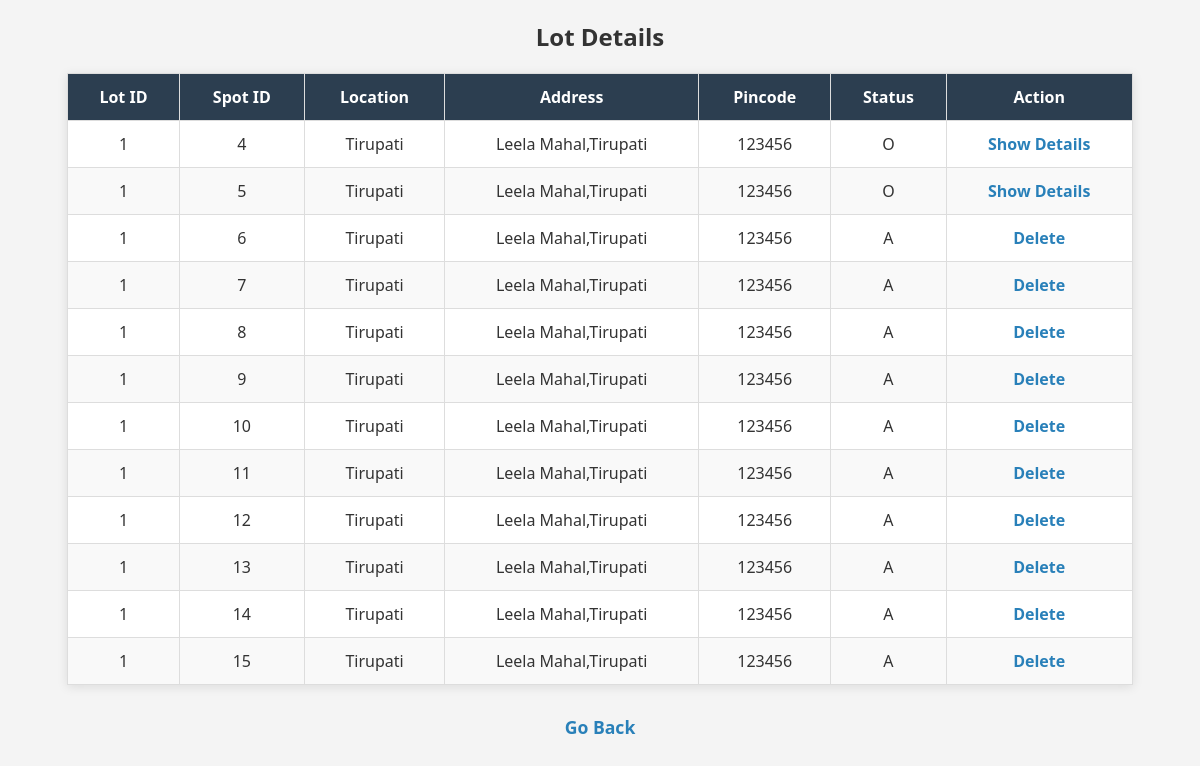
Page /expand/1 (signed in) on the earlier database version.
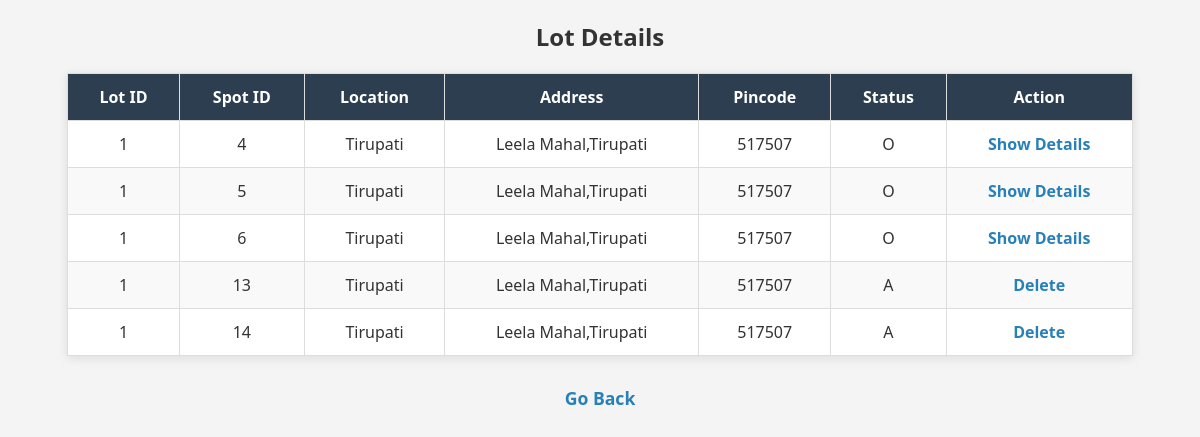
Same page on the later database version.
### model/models.py (models this page shows)
class Parkinglot(db.Model):
    __tablename__ = 'parkinglot'
    lot_id = db.Column(db.Integer,autoincrement=True,primary_key=True)
    location = db.Column(db.String(45),nullable=False)
    price = db.Column(db.Integer,nullable=False)
    address = db.Column(db.String(50),nullable=False)
    pincode = db.Column(db.Integer,nullable=False)
    max_spots = db.Column(db.Integer,nullable=False)

class Parkingspot(db.Model):
    __tablename__='parkingspot'
    spot_id = db.Column(db.Integer,autoincrement=True,primary_key=True)
    status = db.Column(db.String,nullable=False)
    lot_id = db.Column(db.Integer,db.ForeignKey('parkinglot.lot_id'),nullable=False)

### controllers/admin_func.py (the view)
@app.route('/expand/<int:lot_id>',methods=['GET'])
def expansion(lot_id):
    if(request.method=='GET'):
        if('admin_name' in session and 'a_email' in session and 'a_pass' in session):
            lot = db.session.query(Parkinglot).filter(Parkinglot.lot_id==lot_id).first()
            spots_lot = db.session.query(Parkingspot).filter(Parkingspot.lot_id==lot_id).all()
            return render_template('lotspot_details.html',lot= lot ,spots = spots_lot)
        else:
            return redirect(url_for('admin_homepage'))

### templates/lotspot_details.html (shortened to what this page needs)
{% extends 'base.html' %}
{% block content %}
<center><h2>Lot Details </h2></center>
<table>
    <thead>
        <tr>
            <th>Lot ID</th>
            <th>Spot ID</th>
            <th>Location</th>
            <th>Address</th>
            <th>Pincode</th>
            <th>Status</th>
            <th>Action</th>
        </tr>
    </thead>
    <tbody>
        {% for i in spots %}
        <tr>
            <td>{{ lot.lot_id }}</td>
            <td>{{ i.spot_id }}</td>
            <td>{{ lot.location }}</td>
            <td>{{ lot.address }}</td>
            <td>{{ lot.pincode }}</td>
            <td>{{ i.status }}</td>
            {% if i.status == 'A' %}
                <td><a href="{{ url_for('delete_spot', spot_id=i.spot_id, lot_id=lot.lot_id) }}">Delete</a></td>
            {% elif i.status == 'O' %}
                <td><a href="{{ url_for('show', spot_id=i.spot_id, lot_id=lot.lot_id) }}">Show Details</a></td>
            {% else %}
                <td>N/A</td>
            {% endif %}
        </tr>
        {% endfor %}
    </tbody>
</table>
<a href="{{ url_for('display') }}" class="back-link">Go Back</a>
{% endblock %}

### templates/base.html (shortened to what this page needs)
<!doctype html>
    <head>
    </head>
    <body>
        {% block content %}{% endblock %}
    </body>
</html>

### templates/lotspot_details.html (style rules this page uses)
body { font-family: 'Segoe UI', Tahoma, Geneva, Verdana, sans-serif; background-color: #f4f4f4; color: #333; }
table { width: 90%; margin: 20px auto; border-collapse: collapse; background-color: white; box-shadow: 0 2px 10px rgba(0,0,0,0.1); }
table th, table td { padding: 12px 16px; text-align: center; border: 1px solid #ddd; }
table th { background-color: #2c3e50; color: white; }
table tr:nth-child(even) { background-color: #f9f9f9; }
a { color: #2980b9; text-decoration: none; font-weight: bold; }
.back-link { display: block; text-align: center; margin: 30px; font-size: 1.1rem; }

Differences in the rows shown:
removed Parkingspot: {{ lot.lot_id }} "1", spot_id "7", {{ lot.location }} "Tirupati", {{ lot.address }} "Leela Mahal,Tirupati", {{ lot.pincode }} "123456", status "A"
removed Parkingspot: {{ lot.lot_id }} "1", spot_id "8", {{ lot.location }} "Tirupati", {{ lot.address }} "Leela Mahal,Tirupati", {{ lot.pincode }} "123456", status "A"
removed Parkingspot: {{ lot.lot_id }} "1", spot_id "9", {{ lot.location }} "Tirupati", {{ lot.address }} "Leela Mahal,Tirupati", {{ lot.pincode }} "123456", status "A"
removed Parkingspot: {{ lot.lot_id }} "1", spot_id "10", {{ lot.location }} "Tirupati", {{ lot.address }} "Leela Mahal,Tirupati", {{ lot.pincode }} "123456", status "A"
removed Parkingspot: {{ lot.lot_id }} "1", spot_id "11", {{ lot.location }} "Tirupati", {{ lot.address }} "Leela Mahal,Tirupati", {{ lot.pincode }} "123456", status "A"
removed Parkingspot: {{ lot.lot_id }} "1", spot_id "12", {{ lot.location }} "Tirupati", {{ lot.address }} "Leela Mahal,Tirupati", {{ lot.pincode }} "123456", status "A"
removed Parkingspot: {{ lot.lot_id }} "1", spot_id "15", {{ lot.location }} "Tirupati", {{ lot.address }} "Leela Mahal,Tirupati", {{ lot.pincode }} "123456", status "A"
changed Parkinglot "Tirupati": pincode "123456" → "517507"
changed Parkingspot id 6: status "A" → "O"; status "Delete" → "Show Details"
